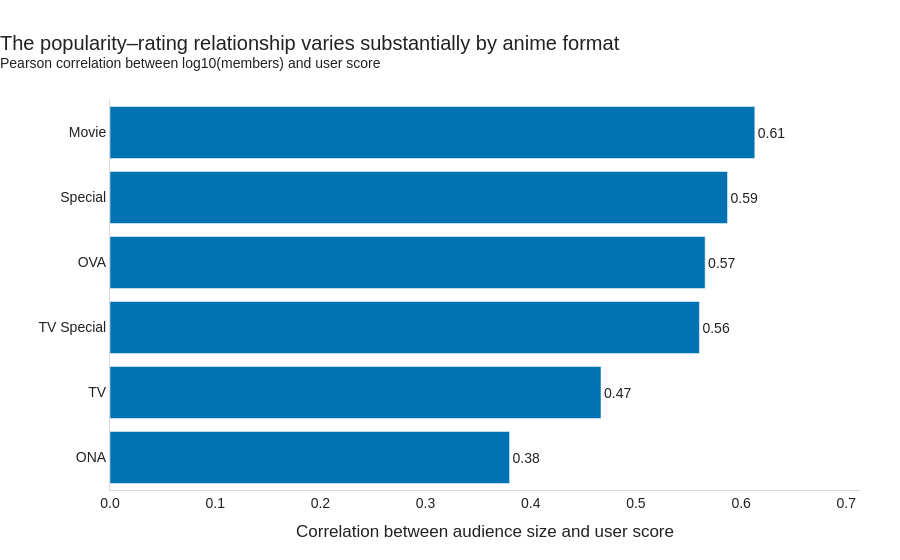

Notebook code for this chart:
### Code cell
fig_correlation.update_yaxes(
    categoryorder="total ascending"
)

fig_correlation.update_traces(
    textposition="outside",
    cliponaxis=False,
    hovertemplate=(
        "<b>%{y}</b><br>"
        "Correlation: %{x:.2f}"
        "<extra></extra>"
    )
)

fig_correlation = apply_chart_style(
    fig_correlation,
    title=(
        "The popularity–rating relationship "
        "varies substantially by anime format"
    ),
    subtitle=(
        "Pearson correlation between log10(members) "
        "and user score"
    )
)

fig_correlation.update_xaxes(
    range=[
        min(
            0,
            correlation_by_type[
                "correlation"
            ].min() - 0.05
        ),
        correlation_by_type[
            "correlation"
        ].max() + 0.10
    ],
    tickformat=".1f"
)

fig_correlation.show()

### Figure 1 — Plotly figure (JSON) as saved in the notebook; plotly's stock layout.template omitted (floating-point values rounded to 4 significant figures)
{"data": [{"cliponaxis": false, "hovertemplate": "<b>%{y}</b><br>Correlation: %{x:.2f}<extra></extra>", "legendgroup": "", "marker": {"color": "#0072B2", "pattern": {"shape": ""}}, "name": "", "orientation": "h", "showlegend": false, "text": ["0.61", "0.59", "0.57", "0.56", "0.47", "0.38"], "textposition": "outside", "type": "bar", "x": [0.613, 0.5871, 0.5658, 0.5604, 0.4668, 0.3799], "xaxis": "x", "y": ["Movie", "Special", "OVA", "TV Special", "TV", "ONA"], "yaxis": "y"}], "layout": {"barmode": "relative", "font": {"color": "#222222", "family": "Arial", "size": 14}, "hoverlabel": {"bgcolor": "white", "font": {"size": 13}}, "legend": {"title": {"text": ""}, "tracegroupgap": 0}, "margin": {"b": 70, "l": 70, "r": 40, "t": 100}, "paper_bgcolor": "white", "plot_bgcolor": "white", "title": {"text": "The popularity–rating relationship varies substantially by anime format<br><sup>Pearson correlation between log10(members) and user score</sup>", "x": 0, "xanchor": "left"}, "xaxis": {"anchor": "y", "domain": [0, 1], "linecolor": "#D9D9D9", "range": [0, 0.713], "showgrid": false, "tickformat": ".1f", "title": {"text": "Correlation between audience size and user score"}, "zeroline": false}, "yaxis": {"anchor": "x", "categoryorder": "total ascending", "domain": [0, 1], "linecolor": "#D9D9D9", "showgrid": false, "title": {"text": ""}, "zeroline": false}}}
